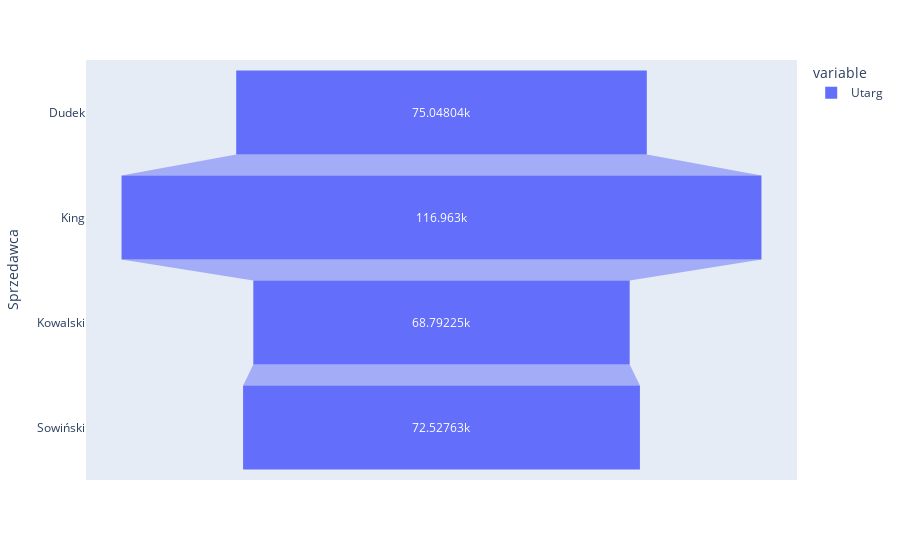

Notebook code cell kept with this figure:
### Code cell
# Zadanie 1
utarg=df.where(df["Kraj"]=="Polska").groupby("Sprzedawca").sum('Utarg')["Utarg"]
fig = px.funnel(utarg)
fig.show()

### Figure 1 — Plotly figure (JSON) as saved in the notebook; plotly's stock layout.template omitted (floating-point values rounded to 4 significant figures)
{"data": [{"hovertemplate": "variable=Utarg<br>value=%{x}<br>Sprzedawca=%{y}<extra></extra>", "legendgroup": "Utarg", "marker": {"color": "#636efa"}, "name": "Utarg", "orientation": "h", "showlegend": true, "type": "funnel", "x": [75050.0, 117000.0, 68790.0, 72530.0], "xaxis": "x", "y": ["Dudek", "King", "Kowalski", "Sowiński"], "yaxis": "y"}], "layout": {"legend": {"title": {"text": "variable"}, "tracegroupgap": 0}, "margin": {"t": 60}, "xaxis": {"anchor": "y", "domain": [0, 1], "title": {"text": "value"}}, "yaxis": {"anchor": "x", "domain": [0, 1], "title": {"text": "Sprzedawca"}}}}
